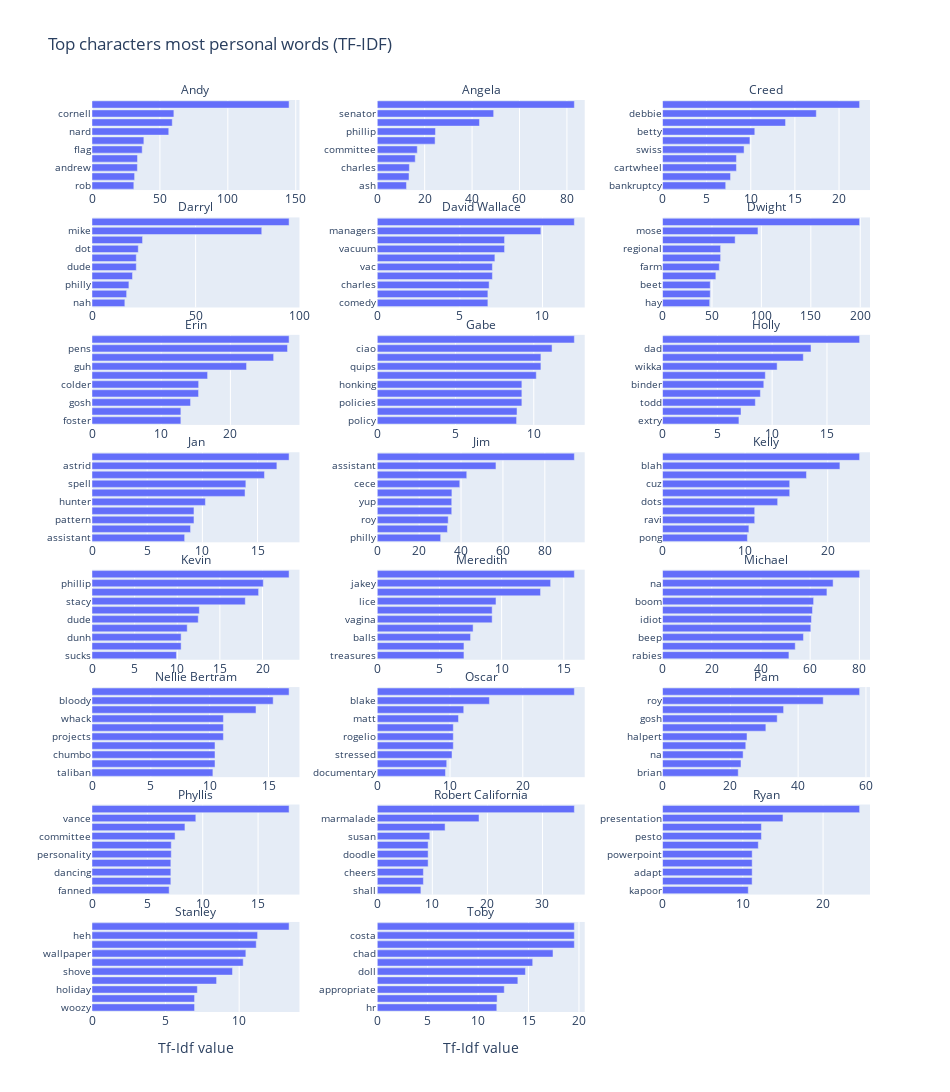

The cell this chart's notebook holds for it:
### Markdown cell above
#### TF-IDF

### Code cell
plot_tfidf_data(tfidf_data.sort_values(['speaker', 'score'], ascending = [True, True]))

### Figure 1 — Plotly figure (JSON) as saved in the notebook; plotly's stock layout.template omitted (floating-point values rounded to 4 significant figures)
{"data": [{"alignmentgroup": "True", "hovertemplate": "speaker=Andy<br>Tf-Idf value=%{x}<br>=%{y}<extra></extra>", "legendgroup": "", "marker": {"color": "#636efa", "pattern": {"shape": ""}}, "name": "", "offsetgroup": "", "orientation": "h", "showlegend": false, "textposition": "auto", "type": "bar", "x": [30.79, 31.36, 33.41, 33.5, 36.95, 38.18, 56.51, 59.08, 60.27, 145.1], "xaxis": "x22", "y": ["rob", "treble", "andrew", "bum", "flag", "jessica", "nard", "la", "cornell", "tuna"], "yaxis": "y22"}, {"alignmentgroup": "True", "hovertemplate": "speaker=Angela<br>Tf-Idf value=%{x}<br>=%{y}<extra></extra>", "legendgroup": "", "marker": {"color": "#636efa", "pattern": {"shape": ""}}, "name": "", "offsetgroup": "", "orientation": "h", "showlegend": false, "textposition": "auto", "type": "bar", "x": [12.32, 13.39, 13.55, 16.02, 16.88, 24.39, 24.55, 43.11, 49.1, 83.14], "xaxis": "x23", "y": ["ash", "contract", "charles", "cats", "committee", "parum", "phillip", "sprinkles", "senator", "pum"], "yaxis": "y23"}, {"alignmentgroup": "True", "hovertemplate": "speaker=Creed<br>Tf-Idf value=%{x}<br>=%{y}<extra></extra>", "legendgroup": "", "marker": {"color": "#636efa", "pattern": {"shape": ""}}, "name": "", "offsetgroup": "", "orientation": "h", "showlegend": false, "textposition": "auto", "type": "bar", "x": [7.159, 7.706, 8.375, 8.375, 9.238, 9.904, 10.45, 13.94, 17.42, 22.33], "xaxis": "x24", "y": ["bankruptcy", "undo", "cartwheel", "devon", "swiss", "brown", "betty", "goo", "debbie", "bratton"], "yaxis": "y24"}, {"alignmentgroup": "True", "hovertemplate": "speaker=Darryl<br>Tf-Idf value=%{x}<br>=%{y}<extra></extra>", "legendgroup": "", "marker": {"color": "#636efa", "pattern": {"shape": ""}}, "name": "", "offsetgroup": "", "orientation": "h", "showlegend": false, "textposition": "auto", "type": "bar", "x": [15.85, 16.7, 17.8, 19.54, 21.36, 21.36, 22.32, 24.38, 81.89, 95.08], "xaxis": "x19", "y": ["nah", "doo", "philly", "justine", "dude", "da", "dot", "val", "mike", "na"], "yaxis": "y19"}, {"alignmentgroup": "True", "hovertemplate": "speaker=David Wallace<br>Tf-Idf value=%{x}<br>=%{y}<extra></extra>", "legendgroup": "", "marker": {"color": "#636efa", "pattern": {"shape": ""}}, "name": "", "offsetgroup": "", "orientation": "h", "showlegend": false, "textposition": "auto", "type": "bar", "x": [6.696, 6.696, 6.773, 6.97, 6.97, 7.121, 7.706, 7.706, 9.904, 11.93], "xaxis": "x20", "y": ["comedy", "buffalo", "charles", "arnie", "vac", "interview", "vacuum", "strengths", "managers", "alan"], "yaxis": "y20"}, {"alignmentgroup": "True", "hovertemplate": "speaker=Dwight<br>Tf-Idf value=%{x}<br>=%{y}<extra></extra>", "legendgroup": "", "marker": {"color": "#636efa", "pattern": {"shape": ""}}, "name": "", "offsetgroup": "", "orientation": "h", "showlegend": false, "textposition": "auto", "type": "bar", "x": [47.73, 48.27, 48.27, 53.94, 57.44, 58.75, 58.75, 73.45, 96.54, 199.4], "xaxis": "x21", "y": ["hay", "father", "beet", "la", "farm", "idiot", "regional", "assistant", "mose", "schrute"], "yaxis": "y21"}, {"alignmentgroup": "True", "hovertemplate": "speaker=Erin<br>Tf-Idf value=%{x}<br>=%{y}<extra></extra>", "legendgroup": "", "marker": {"color": "#636efa", "pattern": {"shape": ""}}, "name": "", "offsetgroup": "", "orientation": "h", "showlegend": false, "textposition": "auto", "type": "bar", "x": [12.84, 12.84, 14.24, 15.4, 15.41, 16.7, 22.33, 26.25, 28.25, 28.48], "xaxis": "x16", "y": ["foster", "channel", "gosh", "warmer", "colder", "jessica", "guh", "lice", "pens", "pete"], "yaxis": "y16"}, {"alignmentgroup": "True", "hovertemplate": "speaker=Gabe<br>Tf-Idf value=%{x}<br>=%{y}<extra></extra>", "legendgroup": "", "marker": {"color": "#636efa", "pattern": {"shape": ""}}, "name": "", "offsetgroup": "", "orientation": "h", "showlegend": false, "textposition": "auto", "type": "bar", "x": [8.901, 8.929, 9.238, 9.238, 9.238, 10.16, 10.45, 10.45, 11.17, 12.59], "xaxis": "x17", "y": ["policy", "romance", "policies", "horror", "honking", "program", "quips", "pdas", "ciao", "lewis"], "yaxis": "y17"}, {"alignmentgroup": "True", "hovertemplate": "speaker=Holly<br>Tf-Idf value=%{x}<br>=%{y}<extra></extra>", "legendgroup": "", "marker": {"color": "#636efa", "pattern": {"shape": ""}}, "name": "", "offsetgroup": "", "orientation": "h", "showlegend": false, "textposition": "auto", "type": "bar", "x": [6.97, 7.159, 8.466, 8.929, 9.238, 9.377, 10.45, 12.84, 13.55, 17.98], "xaxis": "x18", "y": ["extry", "dressing", "todd", "seminar", "binder", "tickets", "wikka", "aj", "dad", "ethics"], "yaxis": "y18"}, {"alignmentgroup": "True", "hovertemplate": "speaker=Jan<br>Tf-Idf value=%{x}<br>=%{y}<extra></extra>", "legendgroup": "", "marker": {"color": "#636efa", "pattern": {"shape": ""}}, "name": "", "offsetgroup": "", "orientation": "h", "showlegend": false, "textposition": "auto", "type": "bar", "x": [8.394, 8.929, 9.238, 9.238, 10.27, 13.87, 13.94, 15.63, 16.75, 17.86], "xaxis": "x13", "y": ["assistant", "queen", "pattern", "christian", "hunter", "stamford", "spell", "josh", "astrid", "babe"], "yaxis": "y13"}, {"alignmentgroup": "True", "hovertemplate": "speaker=Jim<br>Tf-Idf value=%{x}<br>=%{y}<extra></extra>", "legendgroup": "", "marker": {"color": "#636efa", "pattern": {"shape": ""}}, "name": "", "offsetgroup": "", "orientation": "h", "showlegend": false, "textposition": "auto", "type": "bar", "x": [30.26, 33.5, 33.86, 35.56, 35.56, 35.63, 39.38, 42.72, 56.66, 94.09], "xaxis": "x14", "y": ["philly", "rundown", "roy", "kev", "yup", "karen", "cece", "halpert", "assistant", "wimowheh"], "yaxis": "y14"}, {"alignmentgroup": "True", "hovertemplate": "speaker=Kelly<br>Tf-Idf value=%{x}<br>=%{y}<extra></extra>", "legendgroup": "", "marker": {"color": "#636efa", "pattern": {"shape": ""}}, "name": "", "offsetgroup": "", "orientation": "h", "showlegend": false, "textposition": "auto", "type": "bar", "x": [10.27, 10.45, 11.16, 11.16, 13.94, 15.4, 15.4, 17.42, 21.48, 23.86], "xaxis": "x15", "y": ["pong", "fedora", "ravi", "dot", "dots", "bridesmaid", "cuz", "ruff", "blah", "fashion"], "yaxis": "y15"}, {"alignmentgroup": "True", "hovertemplate": "speaker=Kevin<br>Tf-Idf value=%{x}<br>=%{y}<extra></extra>", "legendgroup": "", "marker": {"color": "#636efa", "pattern": {"shape": ""}}, "name": "", "offsetgroup": "", "orientation": "h", "showlegend": false, "textposition": "auto", "type": "bar", "x": [9.904, 10.45, 10.45, 11.17, 12.46, 12.59, 17.98, 19.54, 20.09, 23.12], "xaxis": "x10", "y": ["sucks", "cress", "dunh", "taller", "dude", "oooh", "stacy", "shred", "phillip", "warning"], "yaxis": "y10"}, {"alignmentgroup": "True", "hovertemplate": "speaker=Meredith<br>Tf-Idf value=%{x}<br>=%{y}<extra></extra>", "legendgroup": "", "marker": {"color": "#636efa", "pattern": {"shape": ""}}, "name": "", "offsetgroup": "", "orientation": "h", "showlegend": false, "textposition": "auto", "type": "bar", "x": [6.97, 6.97, 7.502, 7.706, 9.238, 9.238, 9.545, 13.13, 13.94, 15.85], "xaxis": "x11", "y": ["treasures", "nark", "balls", "alcoholic", "vagina", "manuel", "lice", "ai", "jakey", "van"], "yaxis": "y11"}, {"alignmentgroup": "True", "hovertemplate": "speaker=Michael<br>Tf-Idf value=%{x}<br>=%{y}<extra></extra>", "legendgroup": "", "marker": {"color": "#636efa", "pattern": {"shape": ""}}, "name": "", "offsetgroup": "", "orientation": "h", "showlegend": false, "textposition": "auto", "type": "bar", "x": [51.37, 53.94, 57.27, 60.27, 60.53, 60.95, 61.41, 66.82, 69.33, 80.11], "xaxis": "x12", "y": ["rabies", "la", "beep", "carol", "idiot", "packer", "boom", "blah", "na", "ho"], "yaxis": "y12"}, {"alignmentgroup": "True", "hovertemplate": "speaker=Nellie Bertram<br>Tf-Idf value=%{x}<br>=%{y}<extra></extra>", "legendgroup": "", "marker": {"color": "#636efa", "pattern": {"shape": ""}}, "name": "", "offsetgroup": "", "orientation": "h", "showlegend": false, "textposition": "auto", "type": "bar", "x": [10.27, 10.45, 10.45, 10.45, 11.17, 11.17, 11.17, 13.94, 15.4, 16.75], "xaxis": "x7", "y": ["taliban", "bzz", "chumbo", "sockee", "projects", "anxiety", "whack", "tinkerbell", "bloody", "shrute"], "yaxis": "y7"}, {"alignmentgroup": "True", "hovertemplate": "speaker=Oscar<br>Tf-Idf value=%{x}<br>=%{y}<extra></extra>", "legendgroup": "", "marker": {"color": "#636efa", "pattern": {"shape": ""}}, "name": "", "offsetgroup": "", "orientation": "h", "showlegend": false, "textposition": "auto", "type": "bar", "x": [9.377, 9.545, 10.27, 10.45, 10.45, 10.45, 11.17, 11.88, 15.41, 27.09], "xaxis": "x8", "y": ["documentary", "debt", "stressed", "gerald", "rogelio", "le", "matt", "offensive", "blake", "senator"], "yaxis": "y8"}, {"alignmentgroup": "True", "hovertemplate": "speaker=Pam<br>Tf-Idf value=%{x}<br>=%{y}<extra></extra>", "legendgroup": "", "marker": {"color": "#636efa", "pattern": {"shape": ""}}, "name": "", "offsetgroup": "", "orientation": "h", "showlegend": false, "textposition": "auto", "type": "bar", "x": [22.33, 23.14, 23.77, 24.55, 24.92, 30.48, 33.82, 35.71, 47.41, 58.14], "xaxis": "x9", "y": ["brian", "philly", "na", "paint", "halpert", "dad", "gosh", "mural", "roy", "cece"], "yaxis": "y9"}, {"alignmentgroup": "True", "hovertemplate": "speaker=Phyllis<br>Tf-Idf value=%{x}<br>=%{y}<extra></extra>", "legendgroup": "", "marker": {"color": "#636efa", "pattern": {"shape": ""}}, "name": "", "offsetgroup": "", "orientation": "h", "showlegend": false, "textposition": "auto", "type": "bar", "x": [6.97, 7.121, 7.121, 7.121, 7.159, 7.159, 7.502, 8.394, 9.377, 17.8], "xaxis": "x4", "y": ["fanned", "sweetie", "dancing", "cupcakes", "personality", "north", "committee", "luke", "vance", "ho"], "yaxis": "y4"}, {"alignmentgroup": "True", "hovertemplate": "speaker=Robert California<br>Tf-Idf value=%{x}<br>=%{y}<extra></extra>", "legendgroup": "", "marker": {"color": "#636efa", "pattern": {"shape": ""}}, "name": "", "offsetgroup": "", "orientation": "h", "showlegend": false, "textposition": "auto", "type": "bar", "x": [7.923, 8.375, 8.375, 9.238, 9.238, 9.238, 9.545, 12.32, 18.48, 35.79], "xaxis": "x5", "y": ["shall", "elmo", "cheers", "basil", "doodle", "metaphor", "susan", "lydia", "marmalade", "andrew"], "yaxis": "y5"}, {"alignmentgroup": "True", "hovertemplate": "speaker=Ryan<br>Tf-Idf value=%{x}<br>=%{y}<extra></extra>", "legendgroup": "", "marker": {"color": "#636efa", "pattern": {"shape": ""}}, "name": "", "offsetgroup": "", "orientation": "h", "showlegend": false, "textposition": "auto", "type": "bar", "x": [10.68, 11.16, 11.17, 11.17, 11.17, 11.93, 12.32, 12.32, 15.0, 24.55], "xaxis": "x6", "y": ["kapoor", "infinity", "adapt", "drake", "powerpoint", "treated", "pesto", "thailand", "presentation", "wuphf"], "yaxis": "y6"}, {"alignmentgroup": "True", "hovertemplate": "speaker=Stanley<br>Tf-Idf value=%{x}<br>=%{y}<extra></extra>", "legendgroup": "", "marker": {"color": "#636efa", "pattern": {"shape": ""}}, "name": "", "offsetgroup": "", "orientation": "h", "showlegend": false, "textposition": "auto", "type": "bar", "x": [6.97, 6.97, 7.159, 8.466, 9.545, 10.27, 10.45, 11.16, 11.25, 13.39], "xaxis": "x", "y": ["woozy", "maradona", "holiday", "butt", "shove", "pretzel", "wallpaper", "hudson", "heh", "toaster"], "yaxis": "y"}, {"alignmentgroup": "True", "hovertemplate": "speaker=Toby<br>Tf-Idf value=%{x}<br>=%{y}<extra></extra>", "legendgroup": "", "marker": {"color": "#636efa", "pattern": {"shape": ""}}, "name": "", "offsetgroup": "", "orientation": "h", "showlegend": false, "textposition": "auto", "type": "bar", "x": [11.85, 11.88, 12.59, 13.94, 14.69, 15.41, 17.42, 19.54, 19.54, 19.54], "xaxis": "x2", "y": ["hr", "strangler", "appropriate", "flendermen", "doll", "flenderson", "chad", "novel", "costa", "rica"], "yaxis": "y2"}], "layout": {"annotations": [{"font": {}, "showarrow": false, "text": "Stanley", "x": 0.1333, "xanchor": "center", "xref": "paper", "y": 0.09875, "yanchor": "bottom", "yref": "paper"}, {"font": {}, "showarrow": false, "text": "Toby", "x": 0.5, "xanchor": "center", "xref": "paper", "y": 0.09875, "yanchor": "bottom", "yref": "paper"}, {"font": {}, "showarrow": false, "text": "Phyllis", "x": 0.1333, "xanchor": "center", "xref": "paper", "y": 0.2275, "yanchor": "bottom", "yref": "paper"}, {"font": {}, "showarrow": false, "text": "Robert California", "x": 0.5, "xanchor": "center", "xref": "paper", "y": 0.2275, "yanchor": "bottom", "yref": "paper"}, {"font": {}, "showarrow": false, "text": "Ryan", "x": 0.8667, "xanchor": "center", "xref": "paper", "y": 0.2275, "yanchor": "bottom", "yref": "paper"}, {"font": {}, "showarrow": false, "text": "Nellie Bertram", "x": 0.1333, "xanchor": "center", "xref": "paper", "y": 0.3563, "yanchor": "bottom", "yref": "paper"}, {"font": {}, "showarrow": false, "text": "Oscar", "x": 0.5, "xanchor": "center", "xref": "paper", "y": 0.3563, "yanchor": "bottom", "yref": "paper"}, {"font": {}, "showarrow": false, "text": "Pam", "x": 0.8667, "xanchor": "center", "xref": "paper", "y": 0.3563, "yanchor": "bottom", "yref": "paper"}, {"font": {}, "showarrow": false, "text": "Kevin", "x": 0.1333, "xanchor": "center", "xref": "paper", "y": 0.485, "yanchor": "bottom", "yref": "paper"}, {"font": {}, "showarrow": false, "text": "Meredith", "x": 0.5, "xanchor": "center", "xref": "paper", "y": 0.485, "yanchor": "bottom", "yref": "paper"}, {"font": {}, "showarrow": false, "text": "Michael", "x": 0.8667, "xanchor": "center", "xref": "paper", "y": 0.485, "yanchor": "bottom", "yref": "paper"}, {"font": {}, "showarrow": false, "text": "Jan", "x": 0.1333, "xanchor": "center", "xref": "paper", "y": 0.6138, "yanchor": "bottom", "yref": "paper"}, {"font": {}, "showarrow": false, "text": "Jim", "x": 0.5, "xanchor": "center", "xref": "paper", "y": 0.6138, "yanchor": "bottom", "yref": "paper"}, {"font": {}, "showarrow": false, "text": "Kelly", "x": 0.8667, "xanchor": "center", "xref": "paper", "y": 0.6138, "yanchor": "bottom", "yref": "paper"}, {"font": {}, "showarrow": false, "text": "Erin", "x": 0.1333, "xanchor": "center", "xref": "paper", "y": 0.7425, "yanchor": "bottom", "yref": "paper"}, {"font": {}, "showarrow": false, "text": "Gabe", "x": 0.5, "xanchor": "center", "xref": "paper", "y": 0.7425, "yanchor": "bottom", "yref": "paper"}, {"font": {}, "showarrow": false, "text": "Holly", "x": 0.8667, "xanchor": "center", "xref": "paper", "y": 0.7425, "yanchor": "bottom", "yref": "paper"}, {"font": {}, "showarrow": false, "text": "Darryl", "x": 0.1333, "xanchor": "center", "xref": "paper", "y": 0.8712, "yanchor": "bottom", "yref": "paper"}, {"font": {}, "showarrow": false, "text": "David Wallace", "x": 0.5, "xanchor": "center", "xref": "paper", "y": 0.8712, "yanchor": "bottom", "yref": "paper"}, {"font": {}, "showarrow": false, "text": "Dwight", "x": 0.8667, "xanchor": "center", "xref": "paper", "y": 0.8712, "yanchor": "bottom", "yref": "paper"}, {"font": {}, "showarrow": false, "text": "Andy", "x": 0.1333, "xanchor": "center", "xref": "paper", "y": 1, "yanchor": "bottom", "yref": "paper"}, {"font": {}, "showarrow": false, "text": "Angela", "x": 0.5, "xanchor": "center", "xref": "paper", "y": 1, "yanchor": "bottom", "yref": "paper"}, {"font": {}, "showarrow": false, "text": "Creed", "x": 0.8667, "xanchor": "center", "xref": "paper", "y": 1, "yanchor": "bottom", "yref": "paper"}], "barmode": "relative", "height": 1650, "legend": {"tracegroupgap": 0}, "showlegend": false, "title": {"text": "Top characters most personal words (TF-IDF)"}, "width": 950, "xaxis": {"anchor": "y", "domain": [0, 0.2667], "showticklabels": true, "title": {"text": "Tf-Idf value"}}, "xaxis10": {"anchor": "y10", "domain": [0, 0.2667], "showticklabels": true}, "xaxis11": {"anchor": "y11", "domain": [0.3667, 0.6333], "showticklabels": true}, "xaxis12": {"anchor": "y12", "domain": [0.7333, 1], "showticklabels": true}, "xaxis13": {"anchor": "y13", "domain": [0, 0.2667], "showticklabels": true}, "xaxis14": {"anchor": "y14", "domain": [0.3667, 0.6333], "showticklabels": true}, "xaxis15": {"anchor": "y15", "domain": [0.7333, 1], "showticklabels": true}, "xaxis16": {"anchor": "y16", "domain": [0, 0.2667], "showticklabels": true}, "xaxis17": {"anchor": "y17", "domain": [0.3667, 0.6333], "showticklabels": true}, "xaxis18": {"anchor": "y18", "domain": [0.7333, 1], "showticklabels": true}, "xaxis19": {"anchor": "y19", "domain": [0, 0.2667], "showticklabels": true}, "xaxis2": {"anchor": "y2", "domain": [0.3667, 0.6333], "showticklabels": true, "title": {"text": "Tf-Idf value"}}, "xaxis20": {"anchor": "y20", "domain": [0.3667, 0.6333], "showticklabels": true}, "xaxis21": {"anchor": "y21", "domain": [0.7333, 1], "showticklabels": true}, "xaxis22": {"anchor": "y22", "domain": [0, 0.2667], "showticklabels": true}, "xaxis23": {"anchor": "y23", "domain": [0.3667, 0.6333], "showticklabels": true}, "xaxis24": {"anchor": "y24", "domain": [0.7333, 1], "showticklabels": true}, "xaxis3": {"anchor": "y3", "domain": [0.7333, 1], "showticklabels": true, "title": {"text": "Tf-Idf value"}}, "xaxis4": {"anchor": "y4", "domain": [0, 0.2667], "showticklabels": true}, "xaxis5": {"anchor": "y5", "domain": [0.3667, 0.6333], "showticklabels": true}, "xaxis6": {"anchor": "y6", "domain": [0.7333, 1], "showticklabels": true}, "xaxis7": {"anchor": "y7", "domain": [0, 0.2667], "showticklabels": true}, "xaxis8": {"anchor": "y8", "domain": [0.3667, 0.6333], "showticklabels": true}, "xaxis9": {"anchor": "y9", "domain": [0.7333, 1], "showticklabels": true}, "yaxis": {"anchor": "x", "domain": [0, 0.09875], "showticklabels": true, "tickfont": {"size": 10}, "title": {"text": ""}}, "yaxis10": {"anchor": "x10", "domain": [0.3862, 0.485], "showticklabels": true, "tickfont": {"size": 10}, "title": {"text": ""}}, "yaxis11": {"anchor": "x11", "domain": [0.3862, 0.485], "showticklabels": true, "tickfont": {"size": 10}}, "yaxis12": {"anchor": "x12", "domain": [0.3862, 0.485], "showticklabels": true, "tickfont": {"size": 10}}, "yaxis13": {"anchor": "x13", "domain": [0.515, 0.6138], "showticklabels": true, "tickfont": {"size": 10}, "title": {"text": ""}}, "yaxis14": {"anchor": "x14", "domain": [0.515, 0.6138], "showticklabels": true, "tickfont": {"size": 10}}, "yaxis15": {"anchor": "x15", "domain": [0.515, 0.6138], "showticklabels": true, "tickfont": {"size": 10}}, "yaxis16": {"anchor": "x16", "domain": [0.6438, 0.7425], "showticklabels": true, "tickfont": {"size": 10}, "title": {"text": ""}}, "yaxis17": {"anchor": "x17", "domain": [0.6438, 0.7425], "showticklabels": true, "tickfont": {"size": 10}}, "yaxis18": {"anchor": "x18", "domain": [0.6438, 0.7425], "showticklabels": true, "tickfont": {"size": 10}}, "yaxis19": {"anchor": "x19", "domain": [0.7725, 0.8712], "showticklabels": true, "tickfont": {"size": 10}, "title": {"text": ""}}, "yaxis2": {"anchor": "x2", "domain": [0, 0.09875], "showticklabels": true, "tickfont": {"size": 10}}, "yaxis20": {"anchor": "x20", "domain": [0.7725, 0.8712], "showticklabels": true, "tickfont": {"size": 10}}, "yaxis21": {"anchor": "x21", "domain": [0.7725, 0.8712], "showticklabels": true, "tickfont": {"size": 10}}, "yaxis22": {"anchor": "x22", "domain": [0.9012, 1], "showticklabels": true, "tickfont": {"size": 10}, "title": {"text": ""}}, "yaxis23": {"anchor": "x23", "domain": [0.9012, 1], "showticklabels": true, "tickfont": {"size": 10}}, "yaxis24": {"anchor": "x24", "domain": [0.9012, 1], "showticklabels": true, "tickfont": {"size": 10}}, "yaxis3": {"anchor": "x3", "domain": [0, 0.09875], "showticklabels": true, "tickfont": {"size": 10}}, "yaxis4": {"anchor": "x4", "domain": [0.1288, 0.2275], "showticklabels": true, "tickfont": {"size": 10}, "title": {"text": ""}}, "yaxis5": {"anchor": "x5", "domain": [0.1288, 0.2275], "showticklabels": true, "tickfont": {"size": 10}}, "yaxis6": {"anchor": "x6", "domain": [0.1288, 0.2275], "showticklabels": true, "tickfont": {"size": 10}}, "yaxis7": {"anchor": "x7", "domain": [0.2575, 0.3563], "showticklabels": true, "tickfont": {"size": 10}, "title": {"text": ""}}, "yaxis8": {"anchor": "x8", "domain": [0.2575, 0.3563], "showticklabels": true, "tickfont": {"size": 10}}, "yaxis9": {"anchor": "x9", "domain": [0.2575, 0.3563], "showticklabels": true, "tickfont": {"size": 10}}}}
